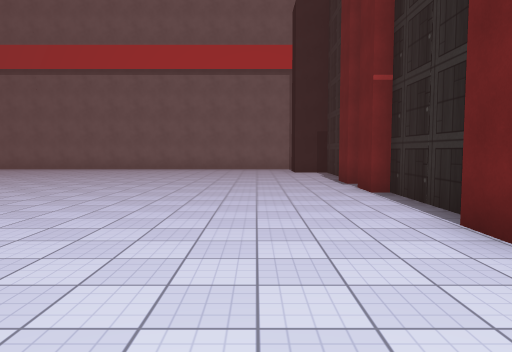
View 1 (above)

24 first-person views from a walk through a 3-D level made in the Unity game engine. The camera is 1.5 m above the floor, tilts 4° down and sees 70° across. The floor is counted in squares, 2 m on a side. Each view is taken from the middle of a square. On the plan, view 1 faces up. The plan holds only what a view shows up to about 11 squares ahead; the rest is blank. The place goes on beyond the plan. The player character is not drawn. Surface patterns are stand-ins for the level's own textures.

View 2
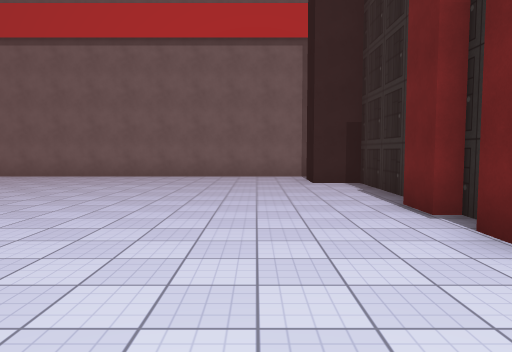

View 3
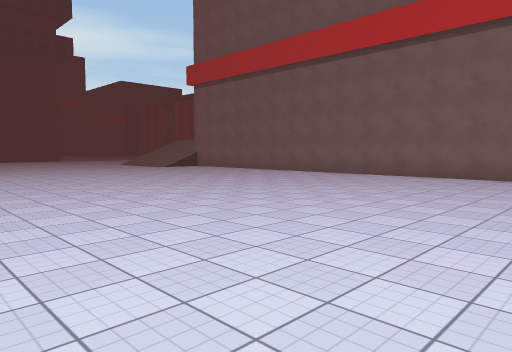

View 4
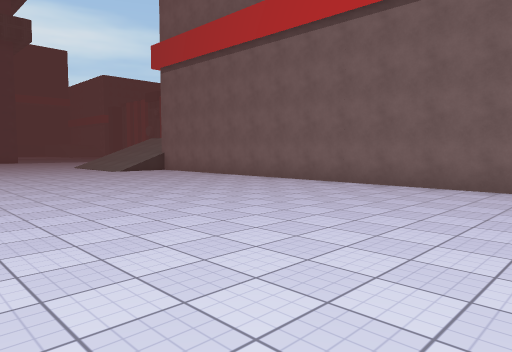

View 5
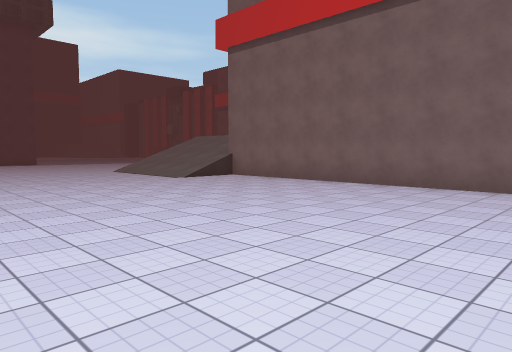

View 6
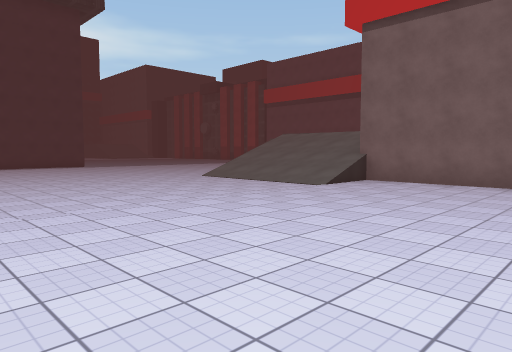

View 7
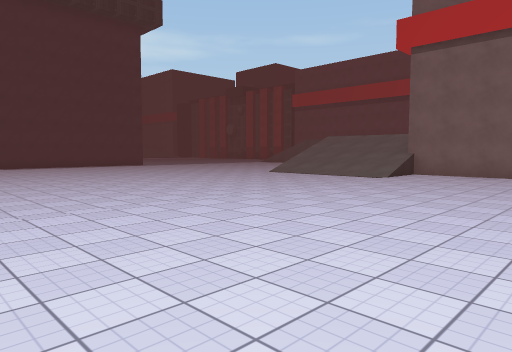

View 8
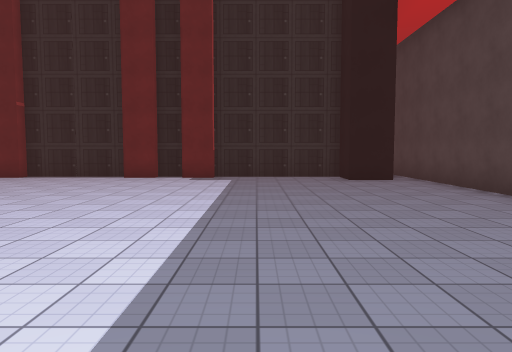

View 9
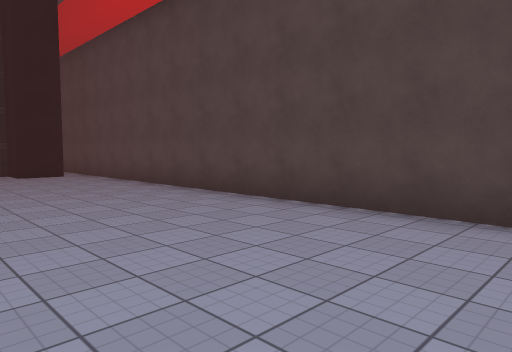

View 10
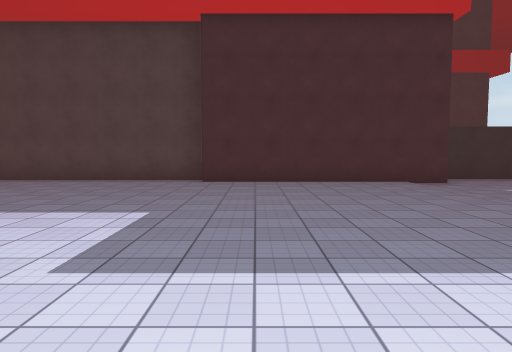

View 11
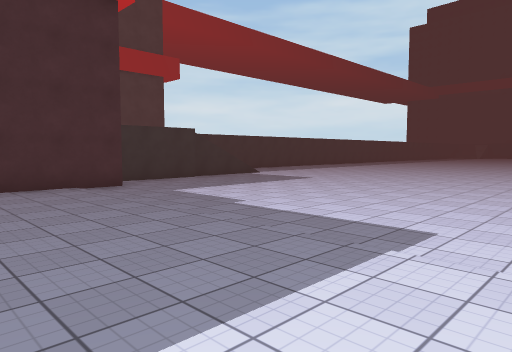

View 12
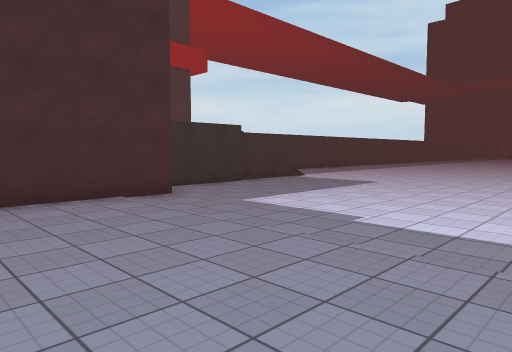

View 13
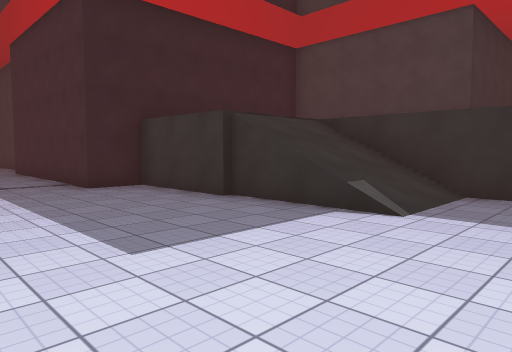

View 14
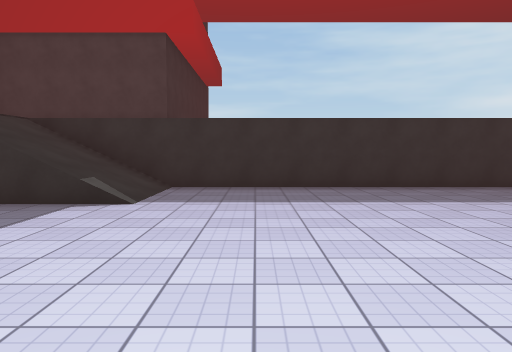

View 15
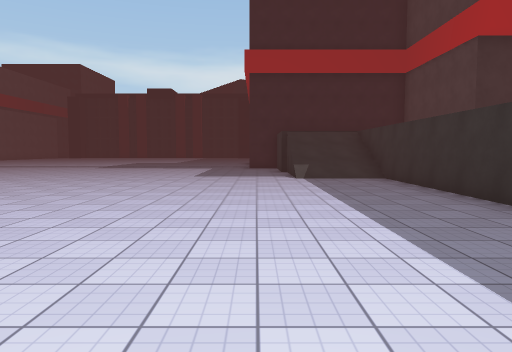

View 16
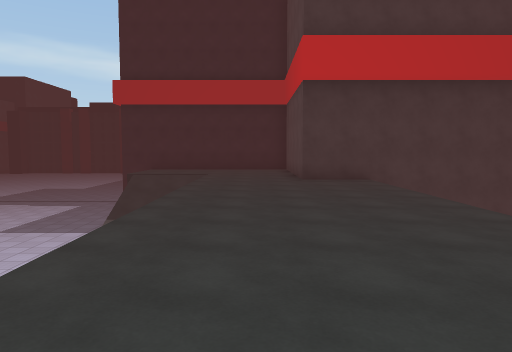

View 17
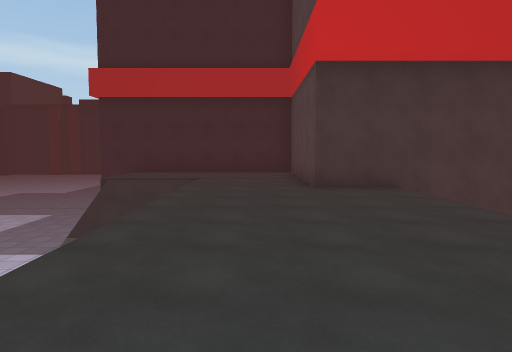

View 18
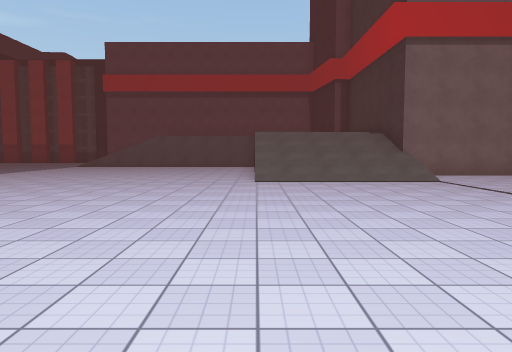

View 19
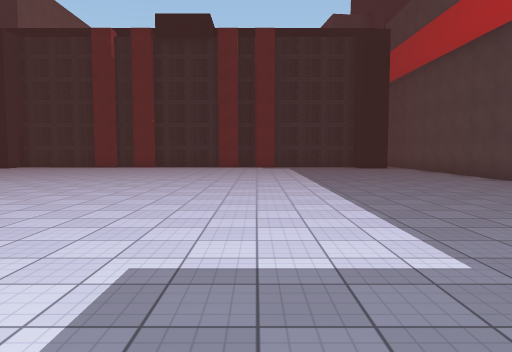

View 20
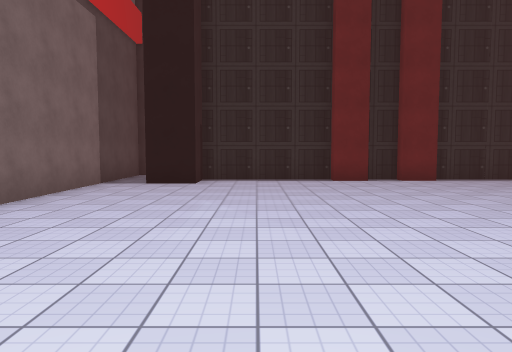

View 21
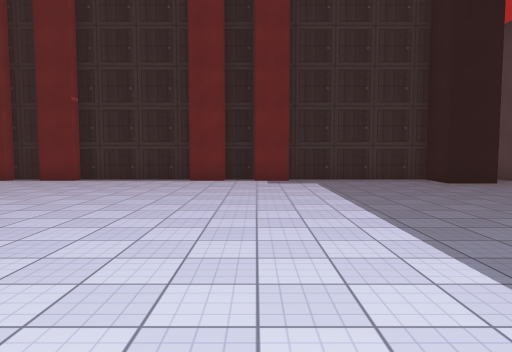

View 22
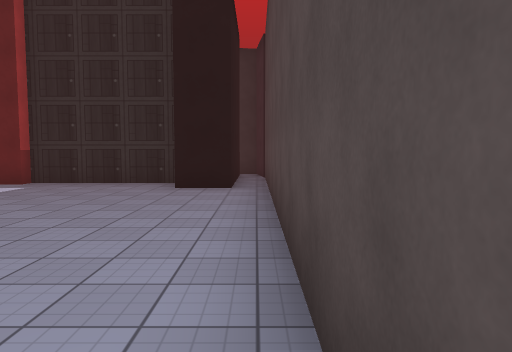

View 23
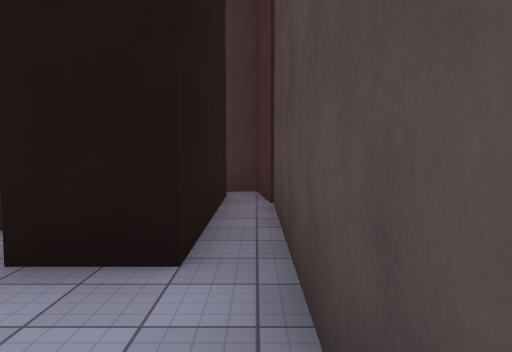

View 24
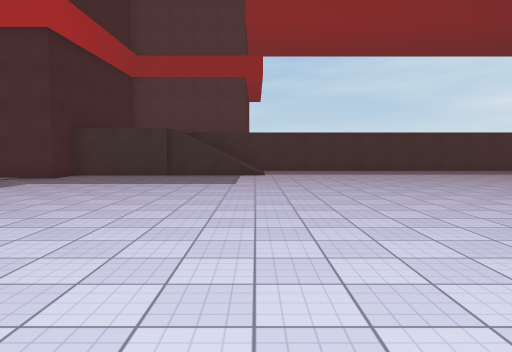

### Floor plan
Key: @ floor where view 1 was taken; # wall or solid block; . main floor; : floor 2.75 m higher than the main floor; / step, stairs or slope; = window, fence, low wall or low ledge; v drop or lower ground.
Columns run from 33 left of view 1 to 6 right of it. Each row starts with its distance up from view 1.
 15      ......./////#####################
 14      ......./////....................
 13       ....../////..................##
 12       ..............................#
 11        .............................#
 10         ............................#
  9         ............................#
  8         ............................#
  7          ...........................#
  6         ............................
  5         ............................#
  4         ............................#
  3         ...........................##
  2       .............................##
  1       .............................##
  0      ............................@..#
 -1     ................................#
 -2   ..................................#
 -3  ..................................#####
 -4 ................######................##
 -5  ........./=vv::#    ##################
 -6   ........///:: #
 -7    .......///:: #
 -8   ::::::::::::: #
 -9  :::::::::::::: #
-10   :::::::::::::
-11    ::::::::#####
-12      vvvvvv#
-13           v
-14           v

Where each view was taken, in squares from view 1:
view 1: 0 up, 0 right, facing up
view 2: 4 up, 0 right, facing up
view 3: 4 up, 2 left, facing up-left
view 4: 7 up, 4 left, facing up-left
view 5: 7 up, 8 left, facing up-left
view 6: 6 up, 12 left, facing up-left
view 7: 3 up, 12 left, facing up-left
view 8: 0 up, 8 left, facing right
view 9: 0 up, 10 left, facing down-right
view 10: 5 up, 13 left, facing down
view 11: 4 up, 14 left, facing down-left
view 12: 2 up, 14 left, facing down-left
view 13: 1 down, 25 left, facing down-right
view 14: 0 up, 25 left, facing down
view 15: 4 down, 33 left, facing right
view 16: 9 down, 32 left, facing right
view 17: 9 down, 30 left, facing right
view 18: 4 up, 21 left, facing up
view 19: 2 up, 14 left, facing right
view 20: 11 up, 7 left, facing right
view 21: 2 up, 7 left, facing right
view 22: 4 down, 6 left, facing right
view 23: 4 down, 1 left, facing right
view 24: 6 up, 23 left, facing down
